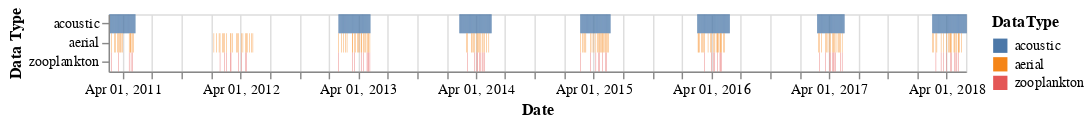

Source (notebook cell):
### Code cell
# put data types on timeline (full horizontal timeline of between days)
timeline_overview = timeline_base.encode(
    x = alt.X(
        'Date:T', 
        timeUnit = 'yearmonthdate', 
        axis = alt.Axis(title='Date')
    )
).add_selection(
    interval
).properties(
    height = 40
)

timeline_overview

### Figure 1 — Vega-Lite specification as saved in the notebook (floating-point values rounded to 4 significant figures; data arrays with more than 128 entries replaced by an {"elided": "..."} marker saying what was removed)
{"config": {"view": {"continuousWidth": 400, "continuousHeight": 300}}, "data": {"name": "data-b3a6a0c4261887c9a63bc118d1d37747"}, "mark": "rect", "encoding": {"color": {"type": "nominal", "field": "DataType"}, "x": {"type": "temporal", "axis": {"title": "Date"}, "field": "Date", "timeUnit": "yearmonthdate"}, "y": {"type": "ordinal", "axis": {"title": "Data Type"}, "field": "DataType"}}, "height": 40, "selection": {"selector001": {"type": "interval", "encodings": ["x"]}}, "width": 600, "$schema": "https://vega.github.io/schema/vega-lite/v4.8.1.json", "datasets": {"data-b3a6a0c4261887c9a63bc118d1d37747": {"elided": "892 records"}}}
